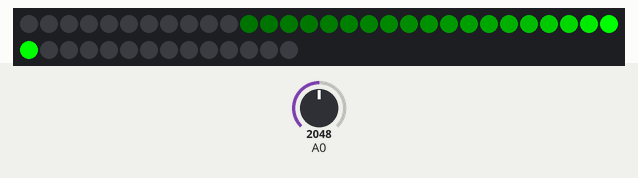
Bench run of a sketch on a simulated Particle Photon. Parts: 44 RGB LEDs in strip order, left to right, continuing on the next row. The inputs (shaded band) are chosen by the test bench; at power-on: A0 = 2048. Dim RGB values are drawn brighter than linear.

Above: at 1.2 s.
1.3 s: A0 set to 1228
At 2.2 s:
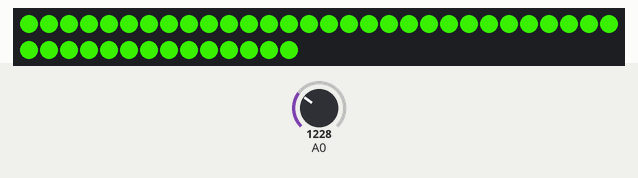
2.9 s: A0 set to 130
At 3.9 s:
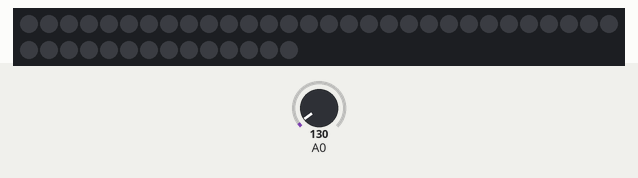
4.4 s: A0 set to 210
At 5.3 s:
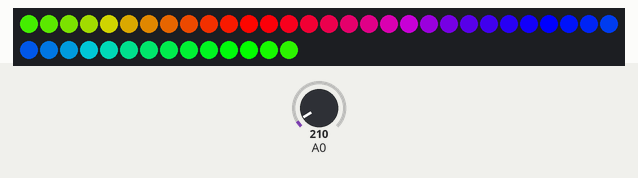
6.0 s: A0 set to 2866
At 6.47 s:
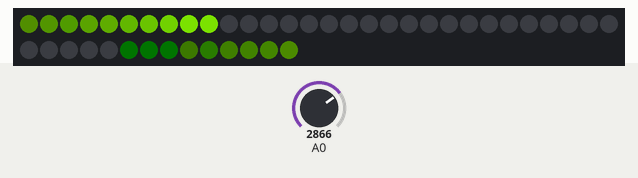
8.8 s: A0 set to 2047
At 9.4 s:
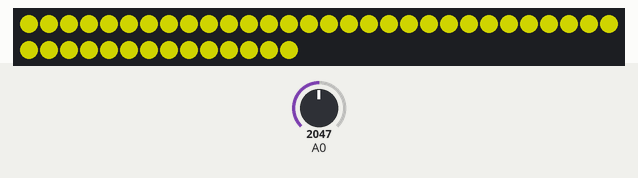
10.7 s: A0 set to 2866
At 11.2 s:
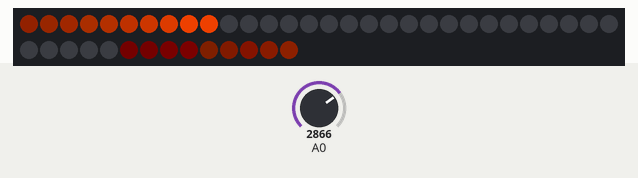

Measured:
- after the input at 1.3 s, the LEDs: first differ from a run without the input at once (image 1 shows a later state)
- after the input at 2.9 s, the LEDs: change at once (image 2)
- after the input at 4.4 s, the LEDs: first change at once (image 3 shows a later state)
- after the input at 6.0 s, the LEDs: change after 0.31 s (image 4)
- after the input at 8.8 s, the LEDs: first change at once (image 5 shows a later state)
- after the input at 10.7 s, the LEDs: change after 0.34 s (image 6)

The sketch:

desktop-infinity-mirror.ino
```cpp
// (licence header left out)
#include "Particle.h"
#include <math.h>
#include <neopixel.h>


/*
 * AUTOMATIC: Photon must have a valid WiFi network to begin running this code.
 * SEMI_AUTOMATIC: Photon will run this code immediately, and attempt to connect to a WiFi network only if SETUP button is pressed.
 */
SYSTEM_MODE(SEMI_AUTOMATIC);


/*******************************************************************************
* Hardware Definitions
* You won't need to change these
******************************************************************************/
const int strip_pin = 0; // The digital pin that drives the LED strip
const int num_leds = 44; // Number of LEDs in the strip. Shouldn't need changing unless you hack the hardware
const int pot = 0; // Potentiometer pin selects the mode
const int ADC_precision = 4095; // Particle use 12bit ADCs. If you wish to port to a different platform you might need to redefine the ADC precision eg: 1023 for Arduino UNO


/*******************************************************************************
* Global Variables
*
******************************************************************************/
// States for the state-machine
enum statevar {
  state_off,
  state_rainbow,
  state_brightness,
  state_comet,
  state_solid,
  state_scroll,
};

static uint8_t state; // The state that the user demands
static uint8_t state_current; // The state currently being executed

Adafruit_NeoPixel strip(num_leds, strip_pin, WS2812B);
static uint32_t ledBuffer[num_leds]; // Buffer for storing (and then scaling if necessary) LED R,G,B values.
static float userBright = 1.0; // User-set brightness [0 - 1] // TODO roll into LED-strip object


/*******************************************************************************
* SETUP
*
******************************************************************************/

void setup()
{
  strip.begin();
  update(); // Initialize all pixels to off
}


/*******************************************************************************
* LOOP
*
******************************************************************************/
void loop()
{
  static uint32_t userColour = Wheel(0); // User-set colour TODO roll into LED-strip object

  connectWIFIonButtonPress();

  // Read potentiometer values for user-input
  state = getState(pot);    // Select the operation mode

  // State Machine.
  switch(state){
    case state_off:
    clearStrip();   // "Off" state.
    delay(50);
    break;

    case state_rainbow:
    rainbow(); // Adafruit's rainbow demo, modified for seamless wraparound. We are passing the Pot # instead of the option because delay value needs to be updated WITHIN the rainbow function. Not just at the start of each main loop.
    break;

    case state_brightness:
    brightness(userColour);
    break;

    case state_comet:
    comet(userColour); // An under-construction comet demo.
    break;

    case state_solid:
    solid(userColour);
    break;

    case state_scroll:
    userColour = scroll();
    break;

    default: // If getState() returns some unexpected value, this section will execute
    break;

  }
}


/*******************************************************************************
* Functions
*
******************************************************************************/
/*
*  Connect to stored WiFi credentials. Only useful if you have claimed your
*  particle photon to your particle account: https://build.particle.io
*/
void connectWIFIonButtonPress() {
  if (System.buttonPushed() > 1) {
    if( !Particle.connected() ) Particle.connect();
  }
}

// Break potentiometer rotation into sectors for setting mode
// This is the function that determines the order that settings are available from the user-input pot.
uint8_t getState(int pot){
  // TODO: find better, more flexible method of defining pot sectors? Remove magic number?
  float val = float(analogRead(pot)) / float(ADC_precision);

  if (val < 0.05) {
    return state_off;
  } else if (val < 0.25) {
    return state_rainbow;
  }else if (val < 0.5) {
    return state_scroll;
  } else if (val < 0.75) {
    return state_comet;
  } else if (val < 0.95) {
    return state_solid;
  } else {
    return state_brightness;
  }
}


/* Run the comet demo
* This feature is largely experimental and quite incomplete.
* The idea is to involve multiple comets that can interact by colour-addition
*/
void comet(uint32_t colour){
  state_current = state_comet;
  uint16_t i, j, k;
  uint16_t ofs = 15;

  for (j=0; j<strip.numPixels(); j++){
    clearStrip();

    drawComet(j, colour);

    update();
    delay(30);
    if(getState(pot) != state_current) break; // Check if mode knob is still on this mode
  }
}


/*
* Draw a comet on the strip and handle wrapping gracefully.
* TODO:
*      - Handle multiple comets
*/
void drawComet(uint16_t pos, uint32_t colour) {
  float headBrightness = 255;                 // Brightness of the first LED in the comet
  uint8_t bright = uint8_t(headBrightness);   // Initialise the brightness variable
  uint16_t len = 20;                          // Length of comet tail
  double lambda = 0.3;                        // Parameter that effects how quickly the comet tail dims
  double dim = lambda;                        // initialise exponential decay function

  // Get colour of comet head, and prepare variables to use for tail-dimming
  uint8_t headR, headG, headB, R, G, B;
  colourToRGB(colour, &headR, &headG, &headB);
  R = headR;
  G = headG;
  B = headB;

  setPixel(pos, colour); // Head of comet

  for(uint16_t i=1; i<len; i++){
    // Figure out if the current pixel is wrapped across the strip ends or not, light that pixel
    if( pos - i < 0 ){ // Wrapped
      setPixel(strip.numPixels()+pos-i, strip.Color(R,G,B));
    } else { // Not wrapped
      setPixel(pos-i, strip.Color(R,G,B));
    }
    R = uint8_t(headR * exp(-dim)); // Exponential decay function to dim tail LEDs
    G = uint8_t(headG * exp(-dim));
    B = uint8_t(headB * exp(-dim));
    dim += lambda;
  }
}


void rainbow() {
  //   uint16_t j;
  float i, baseCol;
  float colStep = 256.0 / strip.numPixels();

  for(baseCol=0; baseCol<256; baseCol++) { // Loop through all colours
    for(i=0; i<strip.numPixels(); i++) {   // Loop through all pixels
      setPixel( i, Wheel(int(i*(colStep)+baseCol) & 255) ); // This line seamlessly wraps the colour around the table.
    }
    update();
    delay(42);

    if(getState(pot) != state_rainbow) break; // Check if mode knob is still on this mode
  }
}

// Input a value 0 to 255 to get a color value.
// The colours are a transition r - g - b - back to r.
uint32_t Wheel(byte WheelPos) {
  if(WheelPos < 85) {
    return strip.Color(WheelPos * 3, 255 - WheelPos * 3, 0);
  } else if(WheelPos < 170) {
    WheelPos -= 85;
    return strip.Color(255 - WheelPos * 3, 0, WheelPos * 3);
  } else {
    WheelPos -= 170;
    return strip.Color(0, WheelPos * 3, 255 - WheelPos * 3);
  }
}


// Display a single colour on all LEDs. While accessible from the state machine, this function does not set/check
// the state variables, because it is called by other states.
void solid(uint32_t colour){
  // Do not set state_current here.
  uint16_t i;
  // User-defined colour
  for(i=0; i<strip.numPixels(); i++){
    setPixel(i, colour);
  }

  update();
  delay(50);
}

// Scroll through the colour wheel for all LEDs. Also allows user to set a desired colour for other modes.
uint32_t scroll() {
  static int colPos = 0; // Position in colour wheel
  uint32_t colour = Wheel(colPos++ & 255);

  // Show the colour
  solid(colour);

  return colour; // Return the set colour for use in other sequences.

}


// Fade the brightness up <-> down and update a brightness parameter for other modes.
void brightness(uint32_t col) {
  state_current = state_brightness;

  const float maxBright = 1.0; // Leave this as 1. Taking it above 1 won't make things brighter.
  const float minBright = 0.01; // must be strictly greater than zero

  // glow on to max
  for ( userBright; userBright < maxBright; userBright += 0.05*userBright ){
    solid(col);
    if(getState(pot) != state_current) break; // Check if mode knob is still on this mode
  }
  userBright = min(userBright, maxBright); // Prevent overshooting 1.0

  // hold at max for a moment
  for (int i = 0; i < 20; i++) {
    if(getState(pot) != state_current) break; // Check if mode knob is still on this mode
    solid(col);
  }

  // glow down to min
  for ( userBright; userBright > minBright; userBright -= 0.05*userBright ){
    solid(col);
    if(getState(pot) != state_current) break; // Check if mode knob is still on this mode
  }
  userBright = max(minBright, userBright); // Prevent undershoot
  userBright = max(userBright, 0); // Prevent dead-locking at zero, just in case user ignored minBright requirements

  // hold at min for a moment
  for (int i = 0; i < 20; i++) {
    if(getState(pot) != state_current) break; // Check if mode knob is still on this mode
    solid(col);
  }

}


/***************************************************************************************************

8888888b.                                                   8888888888P
888  "Y88b                                                        d88P
888    888                                                       d88P
888    888  8888b.  88888b.   .d88b.   .d88b.  888d888          d88P    .d88b.  88888b.   .d88b.
888    888     "88b 888 "88b d88P"88b d8P  Y8b 888P"           d88P    d88""88b 888 "88b d8P  Y8b
888    888 .d888888 888  888 888  888 88888888 888            d88P     888  888 888  888 88888888
888  .d88P 888  888 888  888 Y88b 888 Y8b.     888           d88P      Y88..88P 888  888 Y8b.
8888888P"  "Y888888 888  888  "Y88888  "Y8888  888          d8888888888 "Y88P"  888  888  "Y8888
                                  888
                            Y8b d88P
                            "Y88P"


Changing the code below this line could REALLY DAMAGE your Infinity Mirror.
***************************************************************************************************/


/**
* Current-Limiting code
* As it stands, if the user manually drives the LED strip, there exists the ability to drive the strip to ~1.5 A.
* The LED strip is powered from the Vin pin, which can supply only 1.0 A.
* The following code serves as wrappers around Adafruit's NeoPixel function calls that scales the user-demanded
* LED values if they would result in LEDs drawing too much current
*
*/

// Wrapper for LED buffer
void setPixel(int ledIndex, uint32_t colour){
  ledBuffer[ledIndex] = colour;
}

// Wrapper for safe pixel updating - prevent user from requesting too much current
// TODO refactor, retain brightness adjusted calculations through the function to avoid re-computing and improve readability
void update(){
  uint8_t R, G, B;

  const float iLim = 0.87; // [A] Current limit (0.9A) for external power supply or 1A capable computer USB port.
  // const float iLim = 0.35; // [A] Current limit for 500mA computer USB port
  // const float iLim = 10; // DANGER effectively DISABLE current limiting.
  const float FSDcurrentCorrection = 0.8824; // "Full-scale deflection" correction. The LED response is nonlinear i.e. Amp/LeastSignificantBit is not a constant. This is an attempt to allow the user to specify maximum current as a real value.
  float lsbToAmp = 5.06e-5; // [LSB/Ampere] the relationship between an LED setting and current
  float sum = 0; // Initial sum of currents


  // Sum the LED currents
  for(uint8_t i=0; i<strip.numPixels(); i++) {
    // Separate the 32bit colour into 8bit R,G,B then scale to the desired brightness
    colourToRGB(ledBuffer[i], &R, &G, &B);
    applyBrightness(&R,&G,&B);

    sum += float(R + G + B) * lsbToAmp; // Add LED[i]'s current
  }
  sum = sum * FSDcurrentCorrection;
  float scale = float(iLim)/float(sum);


  if ( sum > iLim ) { // Too much current requested
    for(uint8_t i=0; i<strip.numPixels(); i++) {
      // Separate the 32bit colour into 8bit R,G,B then scale to the desired brightness
      colourToRGB(ledBuffer[i], &R, &G, &B);
      applyBrightness(&R,&G,&B);

      // Scale down to current limit
      R = floor(R * scale);
      G = floor(G * scale);
      B = floor(B * scale);

      strip.setPixelColor(i, R, G, B);
    }
  } else {
    for(uint8_t i=0; i<strip.numPixels(); i++) {
      // Separate the 32bit colour into 8bit R,G,B then scale to the desired brightness
      colourToRGB(ledBuffer[i], &R, &G, &B);
      applyBrightness(&R,&G,&B);

      strip.setPixelColor(i, R, G, B);
    }
  }

  strip.show();
}

// INPUT:32-bit colour and OUTPUT: 8-bit R,G,B
void colourToRGB(uint32_t col, uint8_t *R, uint8_t *G, uint8_t *B) {
  *B = col & 0xFF;
  *G = (col >> 8) & 0xFF;
  *R = (col >> 16) & 0xFF;
}

// Scale the demanded colour by the user set brightness 0-100%
void applyBrightness(uint8_t *R, uint8_t *G, uint8_t *B) {
  *B = userBright * *B;
  *G = userBright * *G;
  *R = userBright * *R;
}


// Clear all leds and update. Clears LED buffer too.
void clearStrip(void){
  for(uint8_t i=0; i<strip.numPixels(); i++){
    setPixel(i, strip.Color(0,0,0));
  }
  update();
}
```
